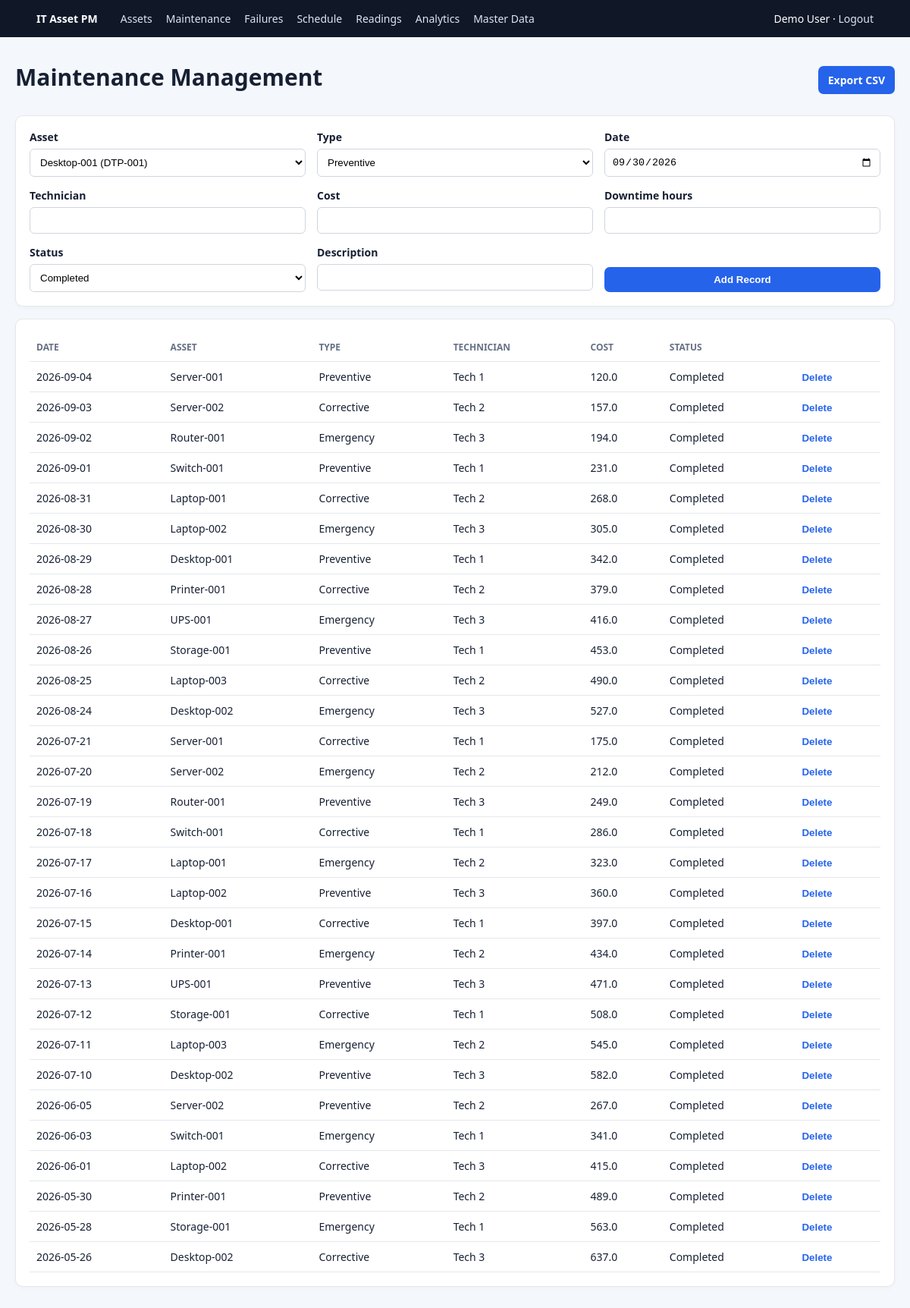
The app's page /maintenance (signed in) with its own data.
### tables this page shows
CREATE TABLE users (
    user_id INTEGER PRIMARY KEY AUTOINCREMENT,
    name TEXT NOT NULL,
    email TEXT NOT NULL UNIQUE COLLATE NOCASE,
    password TEXT NOT NULL,
    created_at TEXT NOT NULL DEFAULT CURRENT_TIMESTAMP
);

CREATE TABLE maintenance_records (
    maintenance_id INTEGER PRIMARY KEY AUTOINCREMENT,
    asset_id INTEGER NOT NULL REFERENCES assets(asset_id) ON DELETE CASCADE,
    maintenance_type TEXT NOT NULL CHECK(maintenance_type IN ('Preventive','Corrective','Emergency')),
    maintenance_date TEXT NOT NULL,
    description TEXT NOT NULL,
    technician TEXT NOT NULL,
    cost REAL NOT NULL DEFAULT 0 CHECK(cost >= 0),
    downtime_hours REAL NOT NULL DEFAULT 0 CHECK(downtime_hours >= 0),
    status TEXT NOT NULL CHECK(status IN ('Scheduled','Completed','Pending')) DEFAULT 'Completed',
    created_at TEXT NOT NULL DEFAULT CURRENT_TIMESTAMP
);

CREATE TABLE assets (
    asset_id INTEGER PRIMARY KEY AUTOINCREMENT,
    user_id INTEGER NOT NULL REFERENCES users(user_id) ON DELETE CASCADE,
    category_id INTEGER NOT NULL REFERENCES asset_categories(category_id) ON DELETE RESTRICT,
    asset_name TEXT NOT NULL,
    asset_tag TEXT NOT NULL UNIQUE,
    manufacturer TEXT,
    model TEXT,
    purchase_date TEXT NOT NULL,
    warranty_expiry TEXT,
    location TEXT NOT NULL,
    status TEXT NOT NULL CHECK(status IN ('Active','Under Maintenance','Retired')) DEFAULT 'Active',
    criticality TEXT NOT NULL CHECK(criticality IN ('Low','Medium','High')) DEFAULT 'Medium',
    installation_date TEXT,
    created_at TEXT NOT NULL DEFAULT CURRENT_TIMESTAMP
);

### app.py (the view, shortened to what this page needs)
@app.route('/maintenance',methods=['GET','POST'])
@login_required
def maintenance():
    c=get_db(); o=opts(c)
    wh='a.user_id=?'; args=[session['user_id']]
    if request.args.get('status'): wh+=' AND m.status=?'; args.append(request.args['status'])
    if request.args.get('type'): wh+=' AND m.maintenance_type=?'; args.append(request.args['type'])
    rows=c.execute('SELECT m.*,a.asset_name FROM maintenance_records m JOIN assets a ON a.asset_id=m.asset_id WHERE '+wh+' ORDER BY m.maintenance_date DESC',args).fetchall(); c.close(); return render_template('maintenance.html',rows=rows,**o)

### app.py (called while the page is built)
def login_required(f):
    @wraps(f)
    def w(*a,**kw):
        if not session.get('user_id'): flash('Please log in first.','warning'); return redirect(url_for('login'))
        return f(*a,**kw)
    return w

@app.context_processor
def inject(): return {'today':date.today().isoformat(),'user':g.get('user')}

@app.before_request
def load_user():
    g.user=None
    if session.get('user_id'):
        g.user=get_db().execute('SELECT * FROM users WHERE user_id=?',(session['user_id'],)).fetchone()

def opts(conn): return {'categories':conn.execute('SELECT * FROM asset_categories ORDER BY category_name').fetchall(),'assets':conn.execute('SELECT asset_id,asset_name,asset_tag FROM assets WHERE user_id=? ORDER BY asset_name',(session['user_id'],)).fetchall()}

### database.py (called while the page is built)
def get_db():
    conn = sqlite3.connect(DB_PATH)
    conn.row_factory = sqlite3.Row
    conn.execute('PRAGMA foreign_keys = ON')
    return conn

### templates/maintenance.html
{% extends 'base.html' %}{% block content %}<div class=heading><h1>Maintenance Management</h1><a class=button href='{{url_for("export",kind="maintenance")}}'>Export CSV</a></div><form class='panel formgrid' method=post><label>Asset<select name=asset_id required>{% for a in assets %}<option value={{a.asset_id}}>{{a.asset_name}} ({{a.asset_tag}})</option>{% endfor %}</select></label><label>Type<select name=maintenance_type><option>Preventive</option><option>Corrective</option><option>Emergency</option></select></label><label>Date<input type=date name=maintenance_date required value={{today}}></label><label>Technician<input name=technician required></label><label>Cost<input type=number step=.01 min=0 name=cost required></label><label>Downtime hours<input type=number step=.1 min=0 name=downtime_hours required></label><label>Status<select name=status><option>Completed</option><option>Scheduled</option><option>Pending</option></select></label><label>Description<input name=description required></label><button>Add Record</button></form><section class=panel><table><tr><th>Date</th><th>Asset</th><th>Type</th><th>Technician</th><th>Cost</th><th>Status</th><th></th></tr>{% for x in rows %}<tr><td>{{x.maintenance_date}}</td><td>{{x.asset_name}}</td><td>{{x.maintenance_type}}</td><td>{{x.technician}}</td><td>{{x.cost}}</td><td>{{x.status}}</td><td><form method=post action='{{url_for("delete_maintenance",id=x.maintenance_id)}}'><button class=link>Delete</button></form></td></tr>{% endfor %}</table></section>{% endblock %}

### templates/base.html (shortened to what this page needs)
<!doctype html><html><head><link rel=stylesheet href='{{url_for("static",filename="css/style.css")}}'></head><body><nav><a class=brand href='{{url_for("dashboard")}}'>IT Asset PM</a>{% if user %}<a href='{{url_for("assets")}}'>Assets</a><a href='{{url_for("maintenance")}}'>Maintenance</a><a href='{{url_for("failures")}}'>Failures</a><a href='{{url_for("schedule")}}'>Schedule</a><a href='{{url_for("readings")}}'>Readings</a><a href='{{url_for("analytics")}}'>Analytics</a><a href='{{url_for("masters")}}'>Master Data</a><span class=navuser>{{user['name']}} · <a href='{{url_for("logout")}}'>Logout</a></span>{% endif %}</nav><main>{% block content %}{% endblock %}</main></body></html>

### static/css/style.css (style rules this page uses)
:root { --bg:#f4f7fb;--ink:#172033;--muted:#667085;--blue:#2563eb;--line:#e5e7eb;--panel:#fff }
* { box-sizing:border-box }
body { margin:0;background:var(--bg);color:var(--ink);font:14px system-ui,-apple-system,Segoe UI,sans-serif }
nav { background:#101828;color:#fff;padding:15px 4%;display:flex;gap:18px;align-items:center;flex-wrap:wrap }
nav a { color:#dbe5f5;text-decoration:none }
.brand { font-weight:800;color:#fff;margin-right:12px }
.navuser { margin-left:auto }
main { max-width:1240px;margin:32px auto;padding:0 20px }
h1 { font-size:30px;margin:0 0 8px }
.heading { display:flex;justify-content:space-between;align-items:center;margin-bottom:22px }
.card,.panel { background:var(--panel);border:1px solid var(--line);border-radius:10px;padding:18px;box-shadow:0 2px 6px #10182808 }
.panel { margin:16px 0;overflow:auto }
table { border-collapse:collapse;width:100%;min-width:520px }
th,td { padding:10px 9px;border-bottom:1px solid var(--line);text-align:left }
th { font-size:12px;color:var(--muted);text-transform:uppercase }
.button,button { border:0;border-radius:7px;background:var(--blue);color:#fff;padding:9px 13px;text-decoration:none;cursor:pointer;font-weight:600;display:inline-block }
.link { background:none;color:var(--blue);padding:0 }
input,select { width:100%;border:1px solid #d0d5dd;border-radius:6px;padding:9px;background:#fff }
label { display:block;font-weight:600 }
label input,label select { margin-top:6px;font-weight:400 }
.formgrid { display:grid;grid-template-columns:repeat(3,1fr);gap:15px }
.formgrid>button,.formgrid>div { align-self:end }

### records on screen
users: name "Demo User"
maintenance_records: maintenance_date "2026-09-04", asset_name "Server-001", maintenance_type "Preventive", technician "Tech 1", cost "120.0", status "Completed"
maintenance_records: maintenance_date "2026-09-03", asset_name "Server-002", maintenance_type "Corrective", technician "Tech 2", cost "157.0", status "Completed"
maintenance_records: maintenance_date "2026-09-02", asset_name "Router-001", maintenance_type "Emergency", technician "Tech 3", cost "194.0", status "Completed"
maintenance_records: maintenance_date "2026-09-01", asset_name "Switch-001", maintenance_type "Preventive", technician "Tech 1", cost "231.0", status "Completed"
maintenance_records: maintenance_date "2026-08-31", asset_name "Laptop-001", maintenance_type "Corrective", technician "Tech 2", cost "268.0", status "Completed"
maintenance_records: maintenance_date "2026-08-30", asset_name "Laptop-002", maintenance_type "Emergency", technician "Tech 3", cost "305.0", status "Completed"
maintenance_records: maintenance_date "2026-08-29", asset_name "Desktop-001", maintenance_type "Preventive", technician "Tech 1", cost "342.0", status "Completed"
maintenance_records: maintenance_date "2026-08-28", asset_name "Printer-001", maintenance_type "Corrective", technician "Tech 2", cost "379.0", status "Completed"
maintenance_records: maintenance_date "2026-08-27", asset_name "UPS-001", maintenance_type "Emergency", technician "Tech 3", cost "416.0", status "Completed"
maintenance_records: maintenance_date "2026-08-26", asset_name "Storage-001", maintenance_type "Preventive", technician "Tech 1", cost "453.0", status "Completed"
maintenance_records: maintenance_date "2026-08-25", asset_name "Laptop-003", maintenance_type "Corrective", technician "Tech 2", cost "490.0", status "Completed"
maintenance_records: maintenance_date "2026-08-24", asset_name "Desktop-002", maintenance_type "Emergency", technician "Tech 3", cost "527.0", status "Completed"
maintenance_records: maintenance_date "2026-07-21", asset_name "Server-001", maintenance_type "Corrective", technician "Tech 1", cost "175.0", status "Completed"
maintenance_records: maintenance_date "2026-07-20", asset_name "Server-002", maintenance_type "Emergency", technician "Tech 2", cost "212.0", status "Completed"
maintenance_records: maintenance_date "2026-07-19", asset_name "Router-001", maintenance_type "Preventive", technician "Tech 3", cost "249.0", status "Completed"
maintenance_records: maintenance_date "2026-07-18", asset_name "Switch-001", maintenance_type "Corrective", technician "Tech 1", cost "286.0", status "Completed"
maintenance_records: maintenance_date "2026-07-17", asset_name "Laptop-001", maintenance_type "Emergency", technician "Tech 2", cost "323.0", status "Completed"
maintenance_records: maintenance_date "2026-07-16", asset_name "Laptop-002", maintenance_type "Preventive", technician "Tech 3", cost "360.0", status "Completed"
maintenance_records: maintenance_date "2026-07-15", asset_name "Desktop-001", maintenance_type "Corrective", technician "Tech 1", cost "397.0", status "Completed"
maintenance_records: maintenance_date "2026-07-14", asset_name "Printer-001", maintenance_type "Emergency", technician "Tech 2", cost "434.0", status "Completed"
maintenance_records: maintenance_date "2026-07-13", asset_name "UPS-001", maintenance_type "Preventive", technician "Tech 3", cost "471.0", status "Completed"
maintenance_records: maintenance_date "2026-07-12", asset_name "Storage-001", maintenance_type "Corrective", technician "Tech 1", cost "508.0", status "Completed"
maintenance_records: maintenance_date "2026-07-11", asset_name "Laptop-003", maintenance_type "Emergency", technician "Tech 2", cost "545.0", status "Completed"
maintenance_records: maintenance_date "2026-07-10", asset_name "Desktop-002", maintenance_type "Preventive", technician "Tech 3", cost "582.0", status "Completed"
maintenance_records: maintenance_date "2026-06-05", asset_name "Server-002", maintenance_type "Preventive", technician "Tech 2", cost "267.0", status "Completed"
maintenance_records: maintenance_date "2026-06-03", asset_name "Switch-001", maintenance_type "Emergency", technician "Tech 1", cost "341.0", status "Completed"
maintenance_records: maintenance_date "2026-06-01", asset_name "Laptop-002", maintenance_type "Corrective", technician "Tech 3", cost "415.0", status "Completed"
maintenance_records: maintenance_date "2026-05-30", asset_name "Printer-001", maintenance_type "Preventive", technician "Tech 2", cost "489.0", status "Completed"
maintenance_records: maintenance_date "2026-05-28", asset_name "Storage-001", maintenance_type "Emergency", technician "Tech 1", cost "563.0", status "Completed"
maintenance_records: maintenance_date "2026-05-26", asset_name "Desktop-002", maintenance_type "Corrective", technician "Tech 3", cost "637.0", status "Completed"

### other values on screen
form field asset_id "Desktop-001 (DTP-001)"
